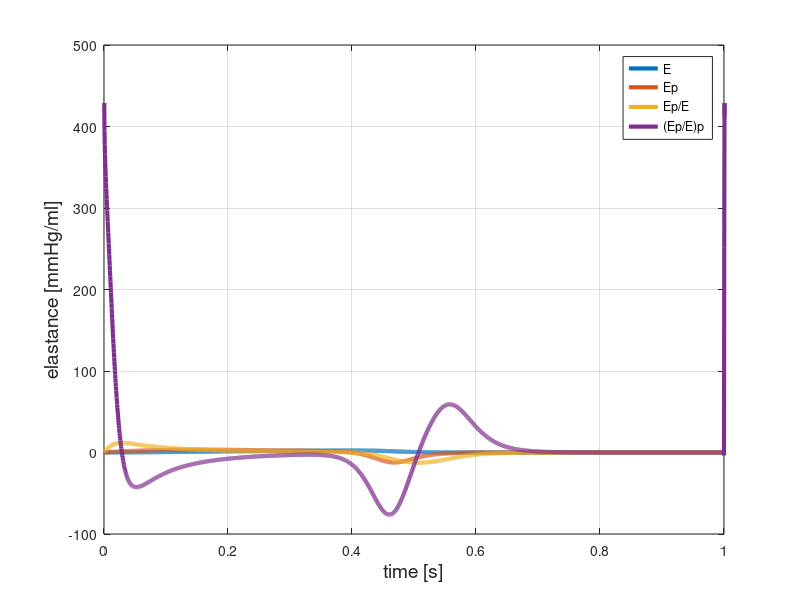

The MATLAB source for this figure:
clear;
T0 = 2.5; 
nt = 2500; % number of timesteps in a period
tn = linspace(0,T0,nt);
En = 1.55*((tn/0.7).^1.9./(1+(tn/0.7).^1.9)) .* (1./(1+(tn/1.17).^21.9));

Emin = 0.06; % max elastance
Emax = 2.5; % min elastance
En = (Emax-Emin)*En + Emin;

En = [En,En,En,En,En];
tn = [tn,tn+T0+T0/nt,tn+2*T0,tn+3*T0,tn+4*T0];
t = tn/2.5;

% derivative
Ep = diff(En)/(tn(2)-tn(1));
EpE = Ep./En(1:end-1);

Ep_anal = (1449.81*tn.^0.9 - 4.69371165466148e-13*tn.^2.8 - 490.138*tn.^22.8 - 1056.93*tn.^24.7)./((0.507792 + tn.^1.9).^2.*(31.1365 + tn.^21.9).^2);
Ep_anal = (Emax-Emin)*Ep_anal;

figure;
plot(t,En,'linewidth',3);
grid on; hold on;
% yyaxis right
plot(t(1:end-1),Ep,'linewidth',3);
% plot(tn(1:end-1),EpE,'linewidth',3);
% plot(tn(1:end-1),EpE,'linewidth',3);
plot(t(1:end-1),EpE,'linewidth',3);
dEpE = diff(EpE)/(tn(2)-tn(1));
plot(t(2:end-1),dEpE,'linewidth',3);
% plot(tn,Ep_anal,'x');
% legend('E','Ep','Ep/E');
legend('E','Ep','Ep/E','(Ep/E)p');
% legend('Ep/E','(Ep/E)p');
xlim([0,1]);
xlabel('time [s]','fontsize',14);
ylabel('elastance [mmHg/ml]','fontsize',14);

% set(gca,'XScale','log','YScale','log');
